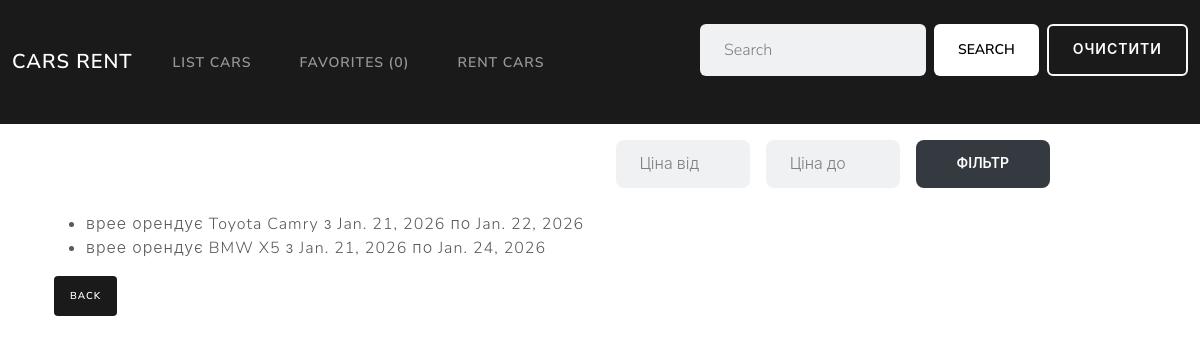
The page /rentals/ on the database its author committed.
### rentals/models.py (models this page shows, shortened)
class CarRental(models.Model):
    STATUS_CHOICES = (
        ('active', 'Активна'),
        ('finished', 'Завершена'),
        ('canceled', 'Скасована'),
    )
    car = models.ForeignKey(
        Car,
        on_delete=models.CASCADE,
        related_name='rentals'
    )
    customer_name = models.CharField(max_length=100)
    customer_phone = models.CharField(max_length=20)
    start_date = models.DateField()
    end_date = models.DateField()
    total_price = models.PositiveIntegerField(blank=True, null=True)
    status = models.CharField(
        max_length=10,
        choices=STATUS_CHOICES,
        default='active'
    )
    created_at = models.DateTimeField(auto_now_add=True)

### cars/models.py (models this page shows, shortened)
class Car(models.Model):
    brand = models.CharField(max_length=50)
    model = models.CharField(max_length=50)
    year = models.PositiveIntegerField()
    price_per_day = models.PositiveIntegerField()
    description = models.TextField(blank=True)
    image = models.ImageField(upload_to='cars_photos/', blank=True, null=True)

### rentals/views.py (the view)
# urls.py: path('', rentals_list, name='rentals_index'),
def rentals_list(request):
    rentals = CarRental.objects.all()
    return render(request, "rentals/index.html", {"rentals": rentals})

### favorites/context_processor.py (called while the page is built)
def favorite_cars_count(request):
    return { 'fav_count': get_count_of_favorite_cars(request) }

### favorites/favorites.py (called while the page is built)
def get_favorite_cars(request):
    return request.session.get(FAVORITE_CARS_KEY, [])

def get_count_of_favorite_cars(request):
    return len(get_favorite_cars(request))

### rentals/templates/rentals/index.html
{% extends "layout.html" %} {% block content %}
{% if rentals %}
<ul class="mt-3">
  {% for rental in rentals %}
    <li>
      {{ rental.customer_name }}
      орендує
      {{ rental.car.brand }} {{ rental.car.model }}
      з {{ rental.start_date }} по {{ rental.end_date }}
    </li>
  {% endfor %}
</ul>
{% else %}
<p>Наразі оренд немає.</p>
{% endif %}
<a href="/cars/" class="btn btn-sm btn-primary">Back</a>
{% endblock %}

### cars/templates/layout.html (shortened to what this page needs)
{% load static %}
<!DOCTYPE html>
<html lang="uk">
<head>
  <link href="https://cdn.jsdelivr.net/npm/bootstrap@5.3.8/dist/css/bootstrap.min.css" rel="stylesheet"
 />
  <link rel="stylesheet" href="{% static 'css/style.css' %}" />
  <link rel="stylesheet" href="{% static 'bootstrap.min.css' %}" />
</head>
<body class="bg-gray-100 text-gray-900">
  <nav class="navbar navbar-expand-lg bg-primary" data-bs-theme="dark">
    <div class="container-fluid">
      <a class="navbar-brand" href="{% url 'cars_index' %}">Cars rent</a>
      <div class="collapse navbar-collapse" id="navbarColor01">
        <ul class="navbar-nav me-auto">
          <li class="nav-item">
            <a class="nav-link" href="{% url 'cars_list' %}">List Cars</a>
          </li>
          <li class="nav-item">
            <a class="nav-link" href="{% url 'favs_index' %}">Favorites ({{fav_count}})</a>
          </li>
          <li class="nav-item">
            <a class="nav-link" href="{% url 'rentals_index' %}">Rent cars</a>
          </li>
        </ul>
        <form method="get" class="d-flex mb-4">
          <input id="searchInput" class="form-control me-sm-2 rounded-2" type="search" name="q" placeholder="Search"
            value="{{ request.GET.q|default:'' }}">
          <button class="btn btn-secondary" type="submit">
            Search
          </button>
          <a href="{% url 'cars_index' %}" class="btn btn-outline-secondary ms-2">
            Очистити
          </a>
        </form>
      </div>
    </div>
  </nav>
  <form method="get" class="d-flex mb-4 mt-3 justify-content-end">
    <div class="row g-3 align-items-center">
      <div class="col-md-3"> <input type="number" name="min_price" class="form-control rounded-3" placeholder="Ціна від"
          value="{{ request.GET.min_price }}"> </div>
      <div class="col-md-3"> <input type="number" name="max_price" class="form-control rounded-3" placeholder="Ціна до"
          value="{{ request.GET.max_price }}"> </div>
      <div class="col-md-3"> <button class="btn btn-dark w-100 rounded-3"> Фільтр </button> </div>
    </div>
  </form>
  <div class="container mx-auto px-4 pt-20">
    {% block content %}{% endblock %}
  </div>
</body>
</html>

### rows shown on the page
CarRental: customer_name "врее", car.brand "Toyota", car.model "Camry", start_date "Jan. 21, 2026", end_date "Jan. 22, 2026"
CarRental: customer_name "врее", car.brand "BMW", car.model "X5", start_date "Jan. 21, 2026", end_date "Jan. 24, 2026"

### other values the page prints
{{ fav_count }} "0"
